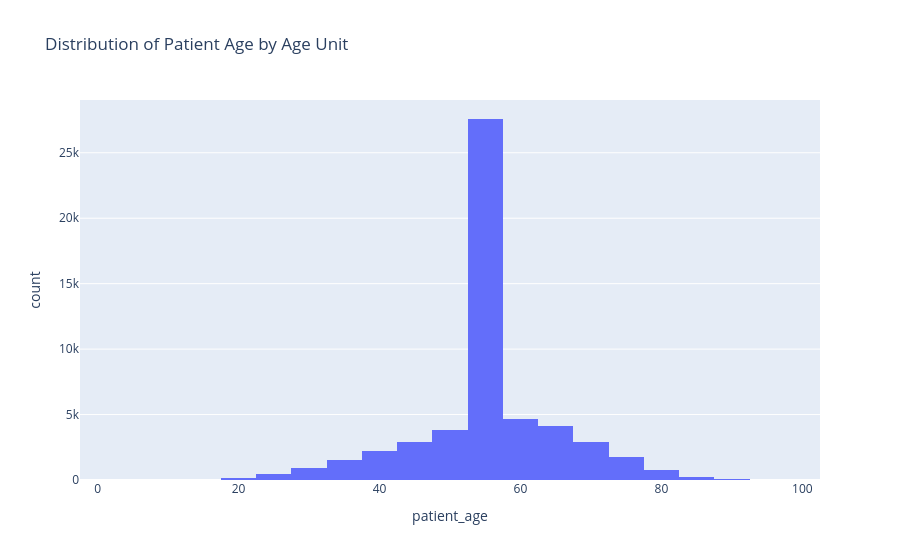

Notebook cell for this chart:
### Code cell
px.histogram(df_age, x="patient_age", title="Distribution of Patient Age by Age Unit", nbins=50)

### Figure 1 — Plotly figure (JSON) as saved in the notebook; plotly's stock layout.template omitted (floating-point values rounded to 4 significant figures; data arrays with more than 128 entries replaced by an {"elided": "..."} marker saying what was removed)
{"data": [{"bingroup": "x", "hovertemplate": "patient_age=%{x}<br>count=%{y}<extra></extra>", "legendgroup": "", "marker": {"color": "#636efa", "pattern": {"shape": ""}}, "name": "", "nbinsx": 50, "orientation": "v", "showlegend": false, "type": "histogram", "x": {"elided": "54170 float values"}, "xaxis": "x", "yaxis": "y"}], "layout": {"barmode": "relative", "legend": {"tracegroupgap": 0}, "title": {"text": "Distribution of Patient Age by Age Unit"}, "xaxis": {"anchor": "y", "domain": [0, 1], "title": {"text": "patient_age"}}, "yaxis": {"anchor": "x", "domain": [0, 1], "title": {"text": "count"}}}}
